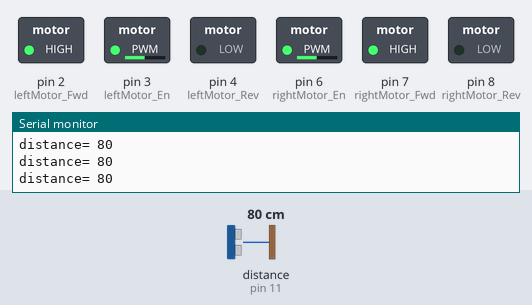
Recording of a sketch running on a simulated Arduino Uno, built with avr-gcc and run on an emulated ATmega328P. On the bench: switched loads named in the sketch (green lamp = pin HIGH), the last lines printed to the serial monitor. Wiring (inferred from the names in the program): ultrasonic range finder: trigger pin 10; echo pin 11. Dashed ring = blinking. Inputs (shaded band) come from the test bench; at power-on: distance to the obstacle (sensor on pin 11) 80 cm. The echo pulse lasts 58.3 µs per cm; pins used as bus, display or sensor lines are not drawn.

Above: at 1.4 s.
1.5 s: distance to the obstacle (sensor on pin 11) set to 13 cm
4.7 s: distance to the obstacle (sensor on pin 11) set to 10 cm
At 6.1 s:
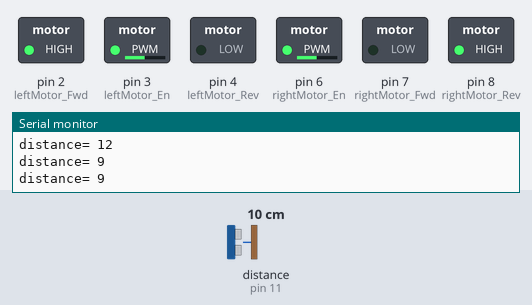
7.9 s: distance to the obstacle (sensor on pin 11) set to 2 cm
At 8.8 s:
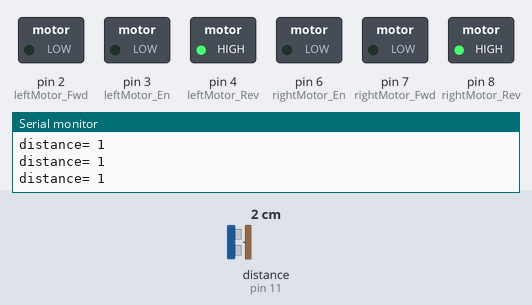
9.7 s: distance to the obstacle (sensor on pin 11) set to 4 cm
At 9.94 s:
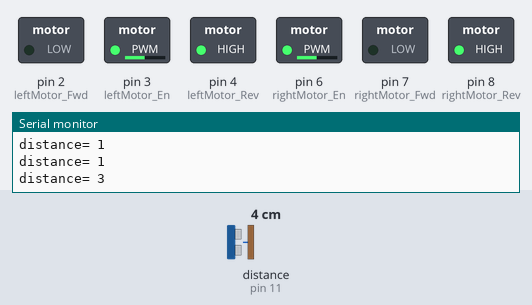
12.9 s: distance to the obstacle (sensor on pin 11) set to 8 cm
At 15.2 s:
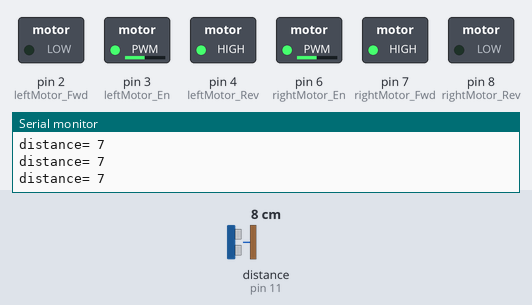
Timing chart, 0 to 17.1 s (numbered marks = the images above; inputs shaded):
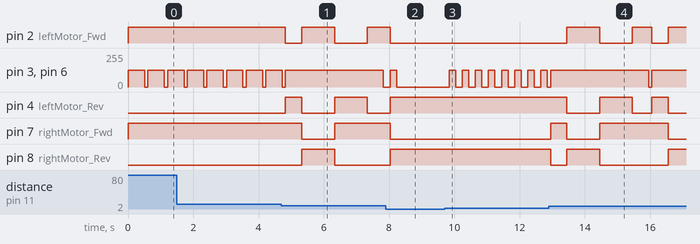

The sketch:

workshop_handout_Code_2016.ino
```cpp
//workshop_cse_fest_2016.ino
// #include<Servo.h>

//Motors
#define leftMotor_Fwd 2
#define leftMotor_Rev 4
#define leftMotor_En 3

#define rightMotor_Fwd 7
#define rightMotor_Rev 8
#define rightMotor_En 6


//HCSR04
#define sonarTrigger_pin 10
#define sonarEcho_pin 11
#define sonarMaximumDuration 25000 //microseconds
#define sonarMinimumDuration 3000 //microseconds
#define sonarNoObstcleDuration 38000 //microseconds
#define NoObstacle -2
#define OutofRange -1

#define EmergencyBrake 5 //cm
#define MinDistance 2 //cm
#define GoStraight 400//cm
#define CheckLeftRightDistance 10 //cm
#define Left 1
#define Right 2
#define Reverse 3
#define Brake 4


void initMotors()
{
	pinMode(leftMotor_Fwd, OUTPUT);
	pinMode(leftMotor_Rev, OUTPUT);
	pinMode(leftMotor_En, OUTPUT);

	pinMode(rightMotor_Fwd, OUTPUT);
	pinMode(rightMotor_Rev, OUTPUT);
	pinMode(rightMotor_En, OUTPUT);

	brake();
}

void run_motor(unsigned char Fwd_pin, unsigned char Fwd_pin_state, unsigned char Rev_pin, unsigned char Rev_pin_state , unsigned char En_pin, unsigned int En_pin_value)
{
	digitalWrite(Fwd_pin, Fwd_pin_state);
	digitalWrite(Rev_pin, Rev_pin_state);
	analogWrite(En_pin, En_pin_value);
}

void goForward(unsigned char speed)
{
	run_motor(leftMotor_Fwd,HIGH,leftMotor_Rev, LOW, leftMotor_En,speed);
	run_motor(rightMotor_Fwd,HIGH,rightMotor_Rev, LOW, rightMotor_En,speed);
}

void goReverse(unsigned char speed)
{
	run_motor(leftMotor_Fwd,LOW,leftMotor_Rev, HIGH, leftMotor_En,speed);
	run_motor(rightMotor_Fwd,LOW,rightMotor_Rev, HIGH, rightMotor_En,speed);
}

void pivotLeft(unsigned char speed)
{
	run_motor(leftMotor_Fwd,LOW,leftMotor_Rev, HIGH, leftMotor_En,speed);
	run_motor(rightMotor_Fwd,HIGH,rightMotor_Rev, LOW, rightMotor_En,speed);
}

void pivotRight(unsigned char speed)
{
	run_motor(leftMotor_Fwd,HIGH,leftMotor_Rev, LOW, leftMotor_En,speed);
	run_motor(rightMotor_Fwd,LOW,rightMotor_Rev, HIGH, rightMotor_En,speed);
}

void brake()
{
	analogWrite(leftMotor_En, 0);
	analogWrite(rightMotor_En, 0);
}

void initSonar()
{
	pinMode(sonarTrigger_pin, OUTPUT);
	pinMode(sonarEcho_pin, INPUT);
}

long readSonar()
{
	long duration, distance;
	digitalWrite(sonarTrigger_pin, LOW);
 	delayMicroseconds(2);

 	digitalWrite(sonarTrigger_pin, HIGH);
 	delayMicroseconds(10);

 	digitalWrite(sonarTrigger_pin, LOW);
 	duration = pulseIn(sonarEcho_pin, HIGH);


 	if (duration>=sonarNoObstcleDuration)
  {
    // Serial.println("No obstacle");
    return NoObstacle;
  }
  else //if((duration>=sonarMinimumDuration)&&(duration<=sonarMaximumDuration))
  {
    distance = microsecondsToCentimeters(duration);//Calculate the distance (in cm) based on the speed of sound.
    Serial.print("distance= ");

    Serial.println(distance);
    return distance;

  }


}
long microsecondsToCentimeters(long microseconds)
{
  // The speed of sound is 340 m/s or 29 microseconds per centimeter.
  // The ping travels out and back, so to find the distance of the
  // object we take half of the distance travelled.
  return microseconds / 29 / 2;
}

unsigned char checkLeftRight()
{
  long distanceLeft =0, distanceRight=0;

  pivotLeft(125);
  delay(500);
  brake();
  distanceLeft = readSonar();

  pivotRight(125);
  delay(1000);
  brake();
  distanceRight = readSonar();

  pivotLeft(125);
  delay(500);
  brake();

  if (distanceLeft>=distanceRight)
  {

    if((distanceLeft==NoObstacle))
    {
      return Left;
    }
     else if(distanceLeft <= EmergencyBrake)
    {
      return Reverse;
    }
    else if((distanceLeft>EmergencyBrake)&&(distanceLeft <= GoStraight))
    {
      return Left;
    }

    else
    {
      return Brake;
    }
  }
  else if (distanceRight > distanceLeft)
  {
    if((distanceRight==NoObstacle))
    {
      return Right;
    }
    else if(distanceRight <= EmergencyBrake)
    {
      return Reverse;
    }

    else if((distanceRight>=EmergencyBrake)&&(distanceRight <= GoStraight))
    {
      return Right;
    }
    else
    {
      return Brake;
    }


  }
}

void setup() {
  // put your setup code here, to run once:
  initMotors();
  initSonar();
  Serial.begin(9600);

}


long distance = 0;
unsigned char decision = Brake;

void loop() {


  distance = readSonar();
  if ((distance == NoObstacle))
  {
    Serial.println("Going No obstacle");
    goForward(125);
    delay(300);
    brake();
    delay(100);
  }
  else if((distance>=MinDistance) && (distance<=EmergencyBrake))
  {
    brake();
    delay(100);
    goReverse(125);
    delay(200);
    brake();
    delay(100);
  }

  else if((distance > EmergencyBrake) && (distance <= CheckLeftRightDistance))
  {
    brake();
    decision = checkLeftRight();
    if (decision == Left)
    {
      // Serial.println("Going Left");
      pivotLeft(125);
      delay(500);
      brake();
      goForward(125);
      delay(500);
      brake();
      delay(100);
    }
    else if(decision == Right)
    {
      // Serial.println("Going Right");
      pivotRight(125);
      delay(500);
      brake();
      goForward(125);
      delay(500);
      brake();
      delay(100);
    }
    else if (decision == Reverse)
    {
      // Serial.println("Going Revere");
      goReverse(125);
      delay(500);
      brake();
      delay(100);
    }
    else
    {
      // Serial.println("Going Left right last else");
      brake();
      delay(100);
    }
  }
  else if((distance > CheckLeftRightDistance) && (distance <= GoStraight))
  {
    // Serial.println("Going Straight");
    goForward(125);
    delay(500);
    brake();
    delay(100);
  }


  else
  {
    // Serial.println("Last Else");
    brake();
    delay(100);
  }

}
```

Measured:
- the behaviour switches between 12 and 11 cm on distance to the obstacle (sensor on pin 11) (found by bisection; images 0 and 1)
- the behaviour switches between 2 and 3 cm on distance to the obstacle (sensor on pin 11) (found by bisection; images 2 and 3)
- the behaviour switches between 6 and 7 cm on distance to the obstacle (sensor on pin 11) (found by bisection; images 3 and 4)
- after the input at 4.7 s, pin 2 (leftMotor_Fwd): HIGH → LOW after 0.13 s, → HIGH 0.50 s later, → LOW 1.0 s later, → HIGH 1.0 s later; pin 4 (leftMotor_Rev): LOW → HIGH after 0.13 s, → LOW 0.50 s later, → HIGH 1.0 s later, → LOW 1.0 s later
- after the input at 7.9 s, pin 3 (leftMotor_En), pin 6 (rightMotor_En): 0/255 → 125/255 after 0.13 s instead of 0.03 s
- after the input at 9.7 s, pin 3 (leftMotor_En), pin 6 (rightMotor_En): alternates 125/255 for 0.20 s and 0/255 for 0.20 s, starting after 0.14 s
- after the input at 12.9 s, pin 2 (leftMotor_Fwd): goes HIGH 1.0 s, LOW 1.0 s, HIGH 0.60 s, LOW 0.50 s, then HIGH, starting after 0.55 s; pin 4 (leftMotor_Rev): goes LOW 1.0 s, HIGH 1.0 s, LOW 0.60 s, HIGH 0.50 s, then LOW, starting after 0.55 s
